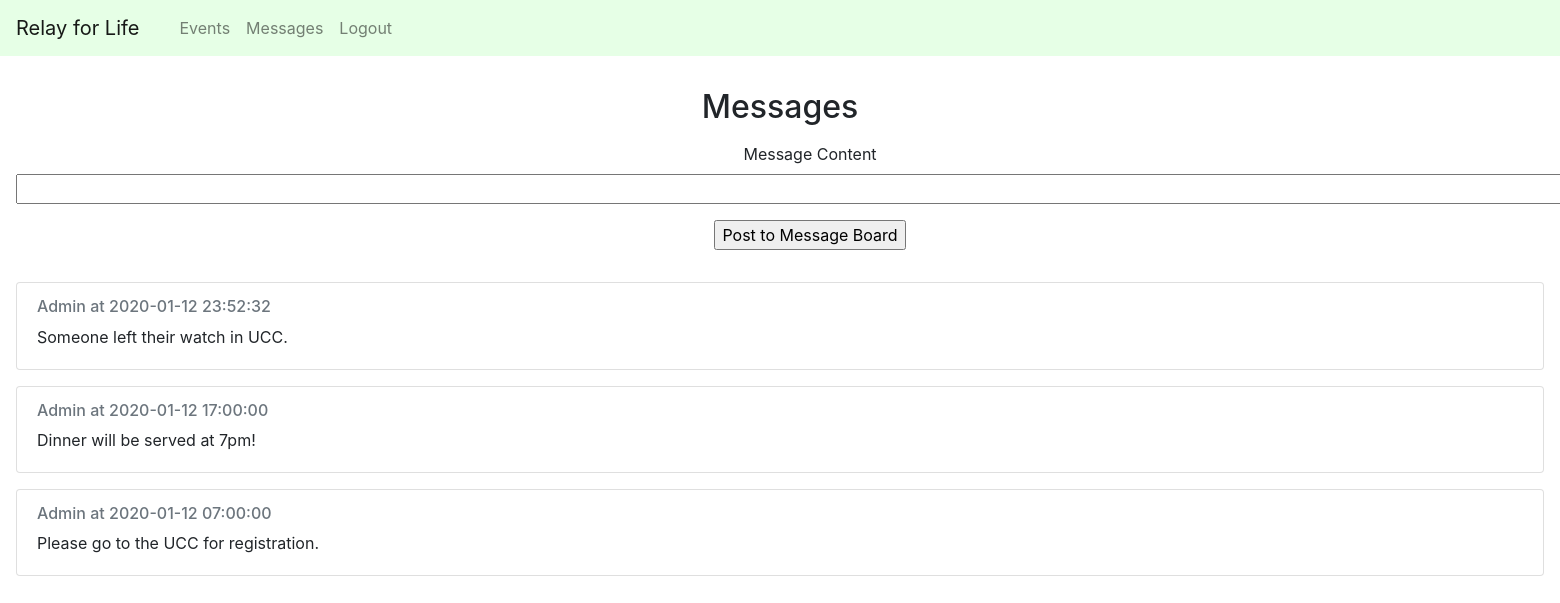
Screenshot of /messages (signed in) with the database file from the repository.
### app/models.py (models this page shows, shortened)
class Message(db.Model):
    id = db.Column(db.Integer, primary_key=True)
    text = db.Column(db.String(500), index=True, unique=True)
    timestamp = db.Column(db.DateTime, index=True)
    user_id = db.Column(db.Integer, db.ForeignKey('user.id'), nullable=False)

class User(UserMixin, db.Model):
    id = db.Column(db.Integer, primary_key=True)
    username = db.Column(db.String(64), index=True, unique=True)
    password_hash = db.Column(db.String(128))
    admin = db.Column(db.Integer)
    messages = db.relationship('Message', backref='user', lazy=True)

### app/routes.py (the view)
@app.route('/messages', methods=['GET', 'POST'])
def addmessage():
    form = PostForm()
    messages = Message.query.join(User).add_columns(User.id, User.username, Message.text, Message.timestamp).order_by(desc(Message.timestamp)).all()
    if form.validate_on_submit():
        message = Message(text=form.content.data, timestamp=datetime.now(), user_id=current_user.id)
        db.session.add(message)
        db.session.commit()
        return redirect('/messages')
    return render_template('messages.html', messages=messages, form=form)

### app/forms.py
class PostForm(FlaskForm):
    content = StringField('Message Content', validators=[DataRequired(), Length(min = 1)])
    submit = SubmitField('Post to Message Board')

### app/models.py (called while the page is built)
@login.user_loader
def load_user(id):
    return User.query.get(int(id))

### app/templates/messages.html (shortened to what this page needs)
{% extends "base.html" %}
{% block content %}
        <div>
            <h2 id="messages" class="text-center" style="margin-top:1em;">Messages</h2>
        </div>
        {% if current_user.is_authenticated %}
        <div class="row" style="margin:1em;">
            <div class="mx-auto">
        <form action="" method="post">
            <p class="text-center">
                {{ form.content.label }}<br>
                {{ form.content(size=150) }}<br>
            </p>
            <p class="text-center">{{ form.submit() }}</p>
        </form>
        </div>
        </div>
        {% endif %}
        {% for message in messages %}
        <div class="card" style="margin:1em;">
            <div class="card-body">
              <h6 class="card-subtitle mb-2 text-muted">{{ message.username }} at {{ message.timestamp }}</h6>
              <p class="card-text">{{ message.text }}</p>
            </div>
          </div>
        {% endfor %}
{% endblock %}

### rows the page displays
Message: username "Admin", timestamp "2020-01-12 23:52:32", text "Someone left their watch in UCC."
Message: username "Admin", timestamp "2020-01-12 17:00:00", text "Dinner will be served at 7pm!"
Message: username "Admin", timestamp "2020-01-12 07:00:00", text "Please go to the UCC for registration."
